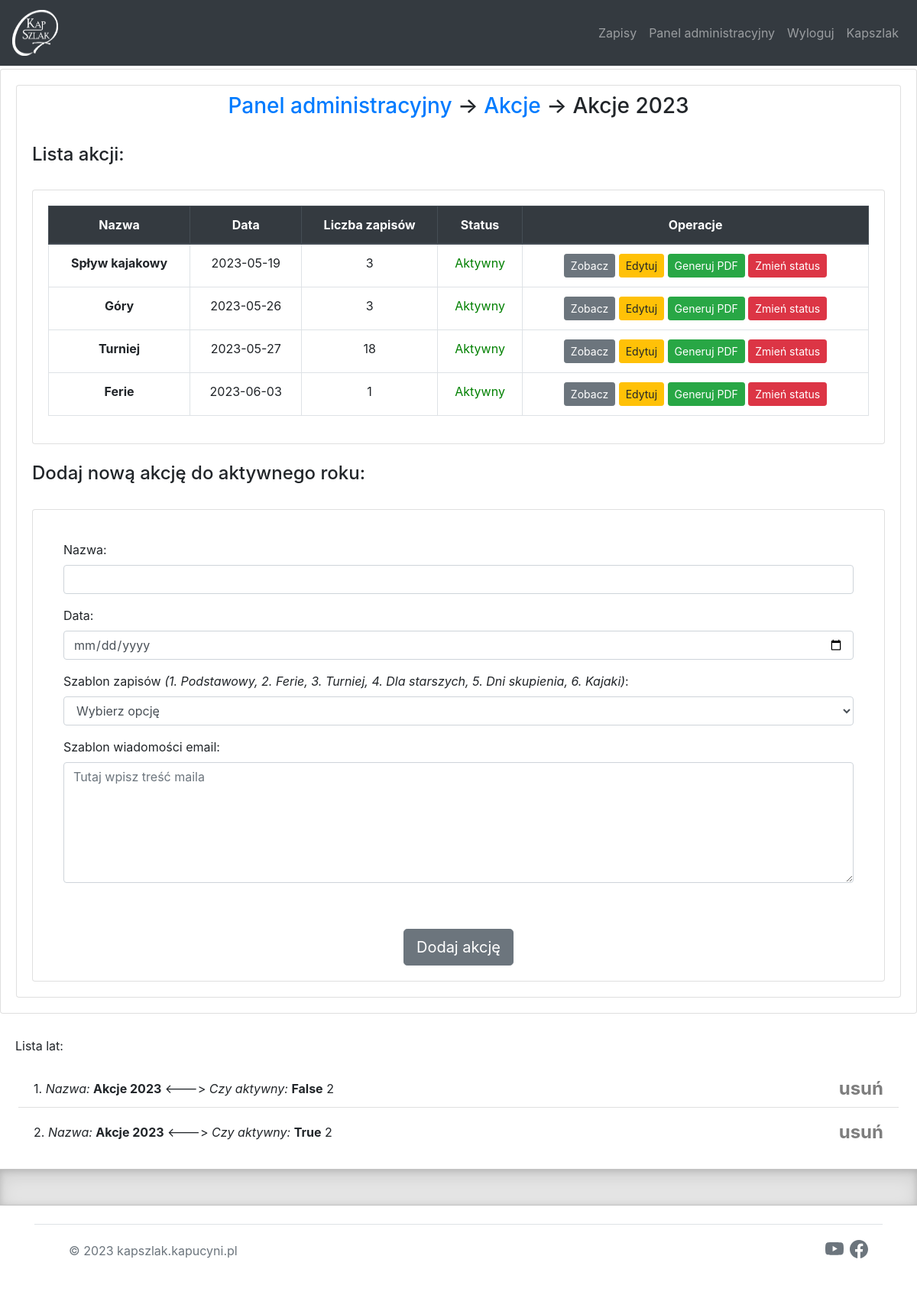
Page /dashboard/edityear (signed in) on the earlier database version.
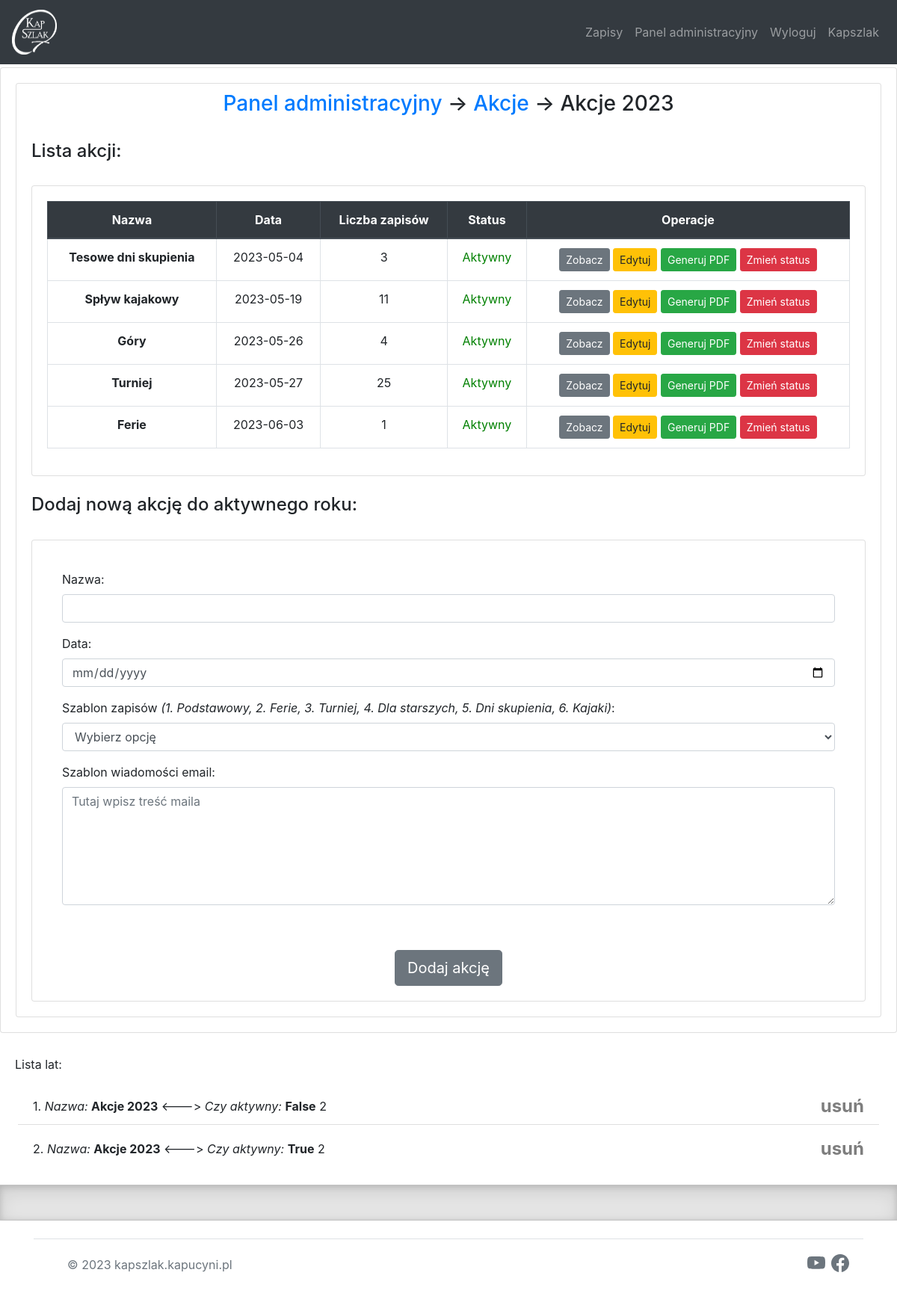
Same page on the later database version.
### website/models.py (models this page shows)
class Events(db.Model):
    id = db.Column(db.Integer, primary_key=True)
    year_id = db.Column(db.Integer, db.ForeignKey('year.id'))
    signup = db.relationship('Signup', backref='events')
    name = db.Column(db.String(300))
    date  = db.Column(db.Date)
    temp_id = db.Column(db.Integer)
    is_active = db.Column(db.Boolean, default=True, nullable=False)
    mail_temp = db.Column(db.String(1000))

class Year(db.Model):
    id = db.Column(db.Integer, primary_key=True)
    name = db.Column(db.String(300))
    event_num = db.Column(db.Integer)
    is_active = db.Column(db.Boolean, default=True, nullable=False)
    first_add = db.Column(db.Boolean, default=False, nullable=False)
    events = db.relationship('Events', backref='year')

### website/views.py (the view)
@views.route('/dashboard/edityear', methods=['GET', 'POST'])
@login_required
def edit_year():
    years = Year.query.all()
    if years:
        for item in years:
            if item.is_active:
                year = item
        if year.is_active:
            lst_events = year.events
            lst_events = sorted(lst_events, key=lambda event: event.date)
            if request.method == 'POST':
                tup = db_new_event(year)
                if tup[0]:
                    return redirect(url_for('views.edit_year'))
                else:
                    return render_template('edityear.html', years=Year.query.all(), year=year, user=current_user, lst_events=lst_events, backup=tup[1])
            return render_template('edityear.html', years=Year.query.all(), year=year, user=current_user, lst_events=lst_events)
        else:
            flash('Brak aktywnej listy akcji', category='error')
            return redirect(url_for('views.add_year'))
    else:
        flash('Najpierw dodaj rok', category='error')
        return redirect(url_for('views.add_year'))

### website/templates/edityear.html (shortened to what the changed rows need)
{% extends "base.html" %}
{% block content %}
	{% if year %}
<div class="card">
	<div class="card-body">
		<div class="card">
			   <h3 class="card-title" align="center"><a href ='/dashboard'>Panel administracyjny</a> -> <a href='/dashboard/events'>Akcje</a> -> {{ year.name }}</h3>
		  	<div class="card-body">
		  		<h4>Lista akcji:</h4><br>
				  <div class="card">
				    <div class="card-body">
				      <table class="table table-bordered">
                          <thead class="thead-dark" align="center">
                            <tr>
                              <th scope="col">Nazwa</th>
                              <th scope="col">Data</th>
                              <th scope="col">Liczba zapisów</th>
                              <th scope="col">Status</th>
                              <th scope="col">Operacje</th>
                            </tr>
                          </thead>
                          <tbody align="center">
                          {% for event in lst_events%}
                            <tr>
                              <th scope="row">{{ event.name }}</th>
                              <td>{{ event.date }}</td>
                              <td>{{ event.signup|length }}</td>
                              <td>{% if event.is_active %}<font color="green">Aktywny</font>{% else %}<font color="red">Nieaktywny{% endif %}</font></td>
                              <td><a href="/dashboard/eventview?event_id={{ event.id }}"><button type="button" class="btn btn-secondary btn-sm">Zobacz</button></a>
							  <a href="/dashboard/editevent?event_id={{ event.id }}"><button type="button" class="btn btn-warning btn-sm">Edytuj</button></a>
							  <a href="/pdf?event_id={{ event.id }}"><button type="button" class="btn btn-success btn-sm">Generuj PDF</button></a>
							  <a href="/event-status/{{ event.id }}"><button type="button" class="btn btn-danger btn-sm">Zmień status</button></a>
							  </td>
                            </tr>
                            {% endfor %}
                          </tbody>
                        </table>
					</div>
				</div>
				<br>
				<h4>Dodaj nową akcję do aktywnego roku:</h4><br>
				  <div class="card">
				    <div class="card-body">
				      <form method="POST">
		  		<div class="card-body">
				<div class="form-group">
					<label for="name">Nazwa:</label>
					 	<input
					      type="text"
					      class="form-control"
					      id="name"
					      name="name"
					      required="required"
					      value = "{% if backup %}{{ backup.name }}{% endif %}"
					    />
					</div>
				<div class="form-group">
					<label for="date">Data:</label>
					 	<input
					      type="date"
					      class="form-control"
					      id="date"
					      name="date"
					      required="required"
					      value = "{% if backup %}{{ backup.date }}{% endif %}"
					    />
					</div>
					<div class="form-group">
					<label for="template">Szablon zapisów <i>(1. Podstawowy, 2. Ferie, 3. Turniej, 4. Dla starszych, 5. Dni skupienia, 6. Kajaki)</i>: </label>
					 	<select
		    			class="form-control"
		    			id="template"
		    			name="template"
		    			>
		    					{% if backup %}
		    				{% if backup.temp_id == 1 %}
					 			<option>Szablon 1</option>
					 			<option>Szablon 2</option>
		    						<option>Szablon 3</option>
		    						<option>Szablon 4</option>
		    						<option>Szablon 5</option>
		    						<option>Szablon 6</option>
		    						{% elif backup.temp_id == 2 %}
		    						<option>Szablon 2</option>
		    						<option>Szablon 1</option>
		    						<option>Szablon 3</option>
		    						<option>Szablon 4</option>
		    						<option>Szablon 5</option>
		    						<option>Szablon 6</option>
		    						{% elif backup.temp_id == 3 %}
		    						<option>Szablon 3</option>
		    						<option>Szablon 1</option>
					 				<option>Szablon 2</option>
					 				<option>Szablon 4</option>
		    						<option>Szablon 5</option>
		    						<option>Szablon 6</option>
		    						{% elif backup.temp_id == 4 %}
		    						<option>Szablon 4</option>
		    						<option>Szablon 1</option>
					 				<option>Szablon 2</option>
		    						<option>Szablon 3</option>
		    						<option>Szablon 5</option>
		    						<option>Szablon 6</option>
		    						{% elif backup.temp_id == 5 %}
		    						<option>Szablon 5</option>
		    						<option>Szablon 1</option>
					 				<option>Szablon 2</option>
		    						<option>Szablon 3</option>
		    						<option>Szablon 4</option>
		    						<option>Szablon 6</option>
		    						{% elif backup.temp_id == 6 %}
		    						<option>Szablon 6</option>
		    						<option>Szablon 1</option>
					 				<option>Szablon 2</option>
		    						<option>Szablon 3</option>
		    						<option>Szablon 4</option>
		    						<option>Szablon 5</option>
									{% else %}
									<option>Wybierz opcję</option>
		    						<option>Szablon 1</option>
					 				<option>Szablon 2</option>
		    						<option>Szablon 3</option>
		    						<option>Szablon 4</option>
		    						<option>Szablon 5</option>
		    						<option>Szablon 6</option>
		    						{% endif %}
		    				{% else %}
		    				<option>Wybierz opcję</option>
					      {% endif %}
		    		</select>
					</div>
					<div class="form-group">
					<label for="mail_temp">Szablon wiadomości email:</label>
					 	<textarea
					      class="form-control"
					      id="mail_temp"
					      name="mail_temp"
					      rows="6"
					      cols="40"
					      placeholder="Tutaj wpisz treść maila"
					    >{% if backup %}{{ backup.mail_temp }}{% endif %}</textarea>
					</div>
				</div>
					<br>
				<div class="col-md-12 text-center">
					 <a href="#"><button type="submit" class="btn btn-secondary btn-lg">Dodaj akcję</button></a>
				</div>
			</form>
					</div>
				</div>
			</div>
		</div>
	</div>
</div>
{% endif %}
{% if years %}
					<div class="card-body">
		    		<ul class="list-group list-group-flush" id="blacklistID">
		    			{% for item in years %}
		    			<li class="list-group-item">
		    				{{ item.id }}. <i>Nazwa:</i> <b>{{ item.name }}</b> <---> <i>Czy aktywny:</i> <b>{{ item.is_active }}</b> {{ item.event_num }}
		    				<a href="/delete-year/{{ item.id }}"><button type="button" class="close" >usuń</button></a>
		    			</li>
		    			{% endfor %}
		    		</ul>
			{% endif %}
			</div>
{% endblock %}

Differences in the rows shown:
added Events: name "Tesowe dni skupienia", date "2023-05-04", signup|length "3", is_active "Aktywny"
computed for Events "Spływ kajakowy": signup|length "3" → "11"
computed for Events "Góry": signup|length "3" → "4"
computed for Events "Turniej": signup|length "18" → "25"
